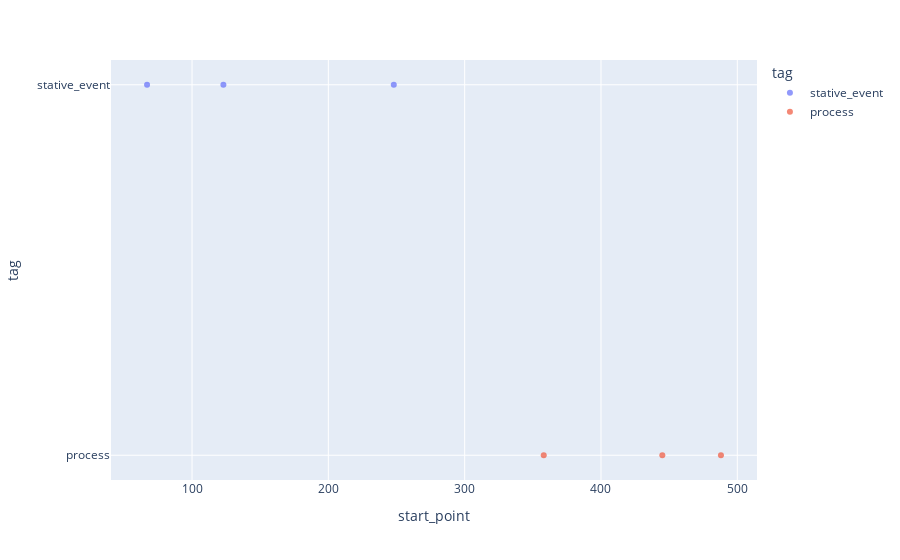

Source (notebook cell):
### Markdown cell above
## Explore the Annotations in a interactive Plotly Scatter Plot

### Code cell
# Plot your Annotation Collection as interactive Plotly Scatter Plot
project.ac_dict[annotation_collection].plot_annotation_overview()

### Figure 1 — Plotly figure (JSON) as saved in the notebook; plotly's stock layout.template omitted (floating-point values rounded to 4 significant figures)
{"data": [{"customdata": [["Es war an einem Sonntagvormittag im schönsten Frühjahr.", ["no"], ["no"], ["nan"], ["nan"]], ["Georg  Bendemann, ein junger Kaufmann, saß in seinem Privatzimmer im  ersten Stock eines der niedrigen, leichtgebauten Häuser", ["no"], ["no"], ["nan"], ["nan"]], ["die  entlang des Flusses in einer langen Reihe, fast nur in der Höhe  und Färbung unterschieden, sich hinzogen", ["no"], ["no"], ["nan"], ["nan"]]], "hovertemplate": "tag=%{y}<br>start_point=%{x}<br>annotation=%{customdata[0]}<br>prop:unpredictable=%{customdata[1]}<br>prop:mental=%{customdata[2]}<br>prop:persistent=%{customdata[3]}<br>prop:intentional=%{customdata[4]}<extra></extra>", "legendgroup": "stative_event", "marker": {"color": "#636efa", "opacity": 0.7, "symbol": "circle"}, "mode": "markers", "name": "stative_event", "orientation": "h", "showlegend": true, "type": "scatter", "x": [67, 123, 248], "xaxis": "x", "y": ["stative_event", "stative_event", "stative_event"], "yaxis": "y"}, {"customdata": [["Er hatte gerade einen  Brief an einen sich im Ausland befindenden Jugendfreund beendet", ["no"], ["no"], ["yes"], ["yes"]], ["verschloß ihn in spielerischer Langsamkeit", ["no"], ["no"], ["no"], ["yes"]], ["und sah dann, den  Ellbogen auf den Schreibtisch gestützt, aus dem Fenster auf den  Fluß, die Brücke und die Anhöhen am anderen Ufer mit ihrem  schwachen Grün", ["no"], ["yes"], ["no"], ["yes"]]], "hovertemplate": "tag=%{y}<br>start_point=%{x}<br>annotation=%{customdata[0]}<br>prop:unpredictable=%{customdata[1]}<br>prop:mental=%{customdata[2]}<br>prop:persistent=%{customdata[3]}<br>prop:intentional=%{customdata[4]}<extra></extra>", "legendgroup": "process", "marker": {"color": "#EF553B", "opacity": 0.7, "symbol": "circle"}, "mode": "markers", "name": "process", "orientation": "h", "showlegend": true, "type": "scatter", "x": [358, 445, 488], "xaxis": "x", "y": ["process", "process", "process"], "yaxis": "y"}], "layout": {"legend": {"title": {"text": "tag"}, "tracegroupgap": 0}, "margin": {"t": 60}, "xaxis": {"anchor": "y", "domain": [0, 1], "title": {"text": "start_point"}}, "yaxis": {"anchor": "x", "categoryarray": ["process", "stative_event"], "categoryorder": "array", "domain": [0, 1], "title": {"text": "tag"}}}}
